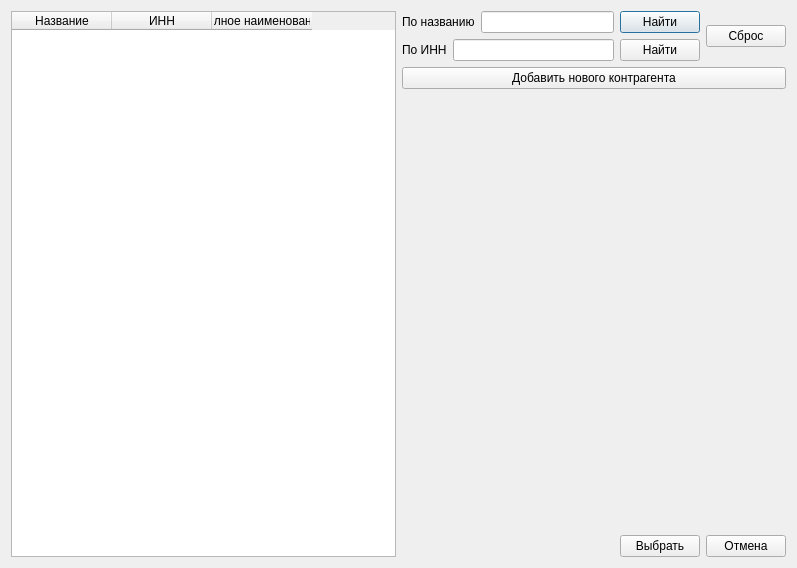
<?xml version="1.0" encoding="UTF-8"?>
<ui version="4.0">
 <class>w_ord_agent</class>
 <widget class="QDialog" name="w_ord_agent">
  <property name="geometry">
   <rect>
    <x>0</x>
    <y>0</y>
    <width>797</width>
    <height>568</height>
   </rect>
  </property>
  <property name="windowTitle">
   <string>Выбор контрагента</string>
  </property>
  <layout class="QHBoxLayout" name="horizontalLayout_3">
   <item>
    <widget class="QTableWidget" name="table">
     <column>
      <property name="text">
       <string>Название</string>
      </property>
     </column>
     <column>
      <property name="text">
       <string>ИНН</string>
      </property>
     </column>
     <column>
      <property name="text">
       <string>Полное наименование</string>
      </property>
     </column>
    </widget>
   </item>
   <item>
    <layout class="QVBoxLayout" name="layout_menu">
     <item>
      <layout class="QHBoxLayout" name="layout_find">
       <item>
        <layout class="QVBoxLayout" name="layout_serch">
         <item>
          <layout class="QHBoxLayout" name="layout_name">
           <item>
            <widget class="QLabel" name="label_name">
             <property name="text">
              <string>По названию</string>
             </property>
            </widget>
           </item>
           <item>
            <widget class="QLineEdit" name="lineedit_name"/>
           </item>
           <item>
            <widget class="QPushButton" name="button_find_name">
             <property name="text">
              <string>Найти</string>
             </property>
            </widget>
           </item>
          </layout>
         </item>
         <item>
          <layout class="QHBoxLayout" name="layout_inn">
           <item>
            <widget class="QLabel" name="label_inn">
             <property name="text">
              <string>По ИНН</string>
             </property>
            </widget>
           </item>
           <item>
            <widget class="QLineEdit" name="lineedit_inn"/>
           </item>
           <item>
            <widget class="QPushButton" name="button_find_inn">
             <property name="text">
              <string>Найти</string>
             </property>
            </widget>
           </item>
          </layout>
         </item>
        </layout>
       </item>
       <item>
        <widget class="QPushButton" name="button_clear">
         <property name="text">
          <string>Сброс</string>
         </property>
        </widget>
       </item>
      </layout>
     </item>
     <item>
      <widget class="QPushButton" name="button_agent">
       <property name="text">
        <string>Добавить нового контрагента</string>
       </property>
      </widget>
     </item>
     <item>
      <spacer name="vspacer">
       <property name="orientation">
        <enum>Qt::Vertical</enum>
       </property>
       <property name="sizeHint" stdset="0">
        <size>
         <width>20</width>
         <height>40</height>
        </size>
       </property>
      </spacer>
     </item>
     <item>
      <layout class="QHBoxLayout" name="layout_button">
       <item>
        <spacer name="horizontalSpacer_2">
         <property name="orientation">
          <enum>Qt::Horizontal</enum>
         </property>
         <property name="sizeHint" stdset="0">
          <size>
           <width>40</width>
           <height>20</height>
          </size>
         </property>
        </spacer>
       </item>
       <item>
        <widget class="QPushButton" name="button_save">
         <property name="text">
          <string>Выбрать</string>
         </property>
        </widget>
       </item>
       <item>
        <widget class="QPushButton" name="button_cancel">
         <property name="text">
          <string>Отмена</string>
         </property>
        </widget>
       </item>
      </layout>
     </item>
    </layout>
   </item>
  </layout>
 </widget>
 <resources/>
 <connections/>
</ui>
